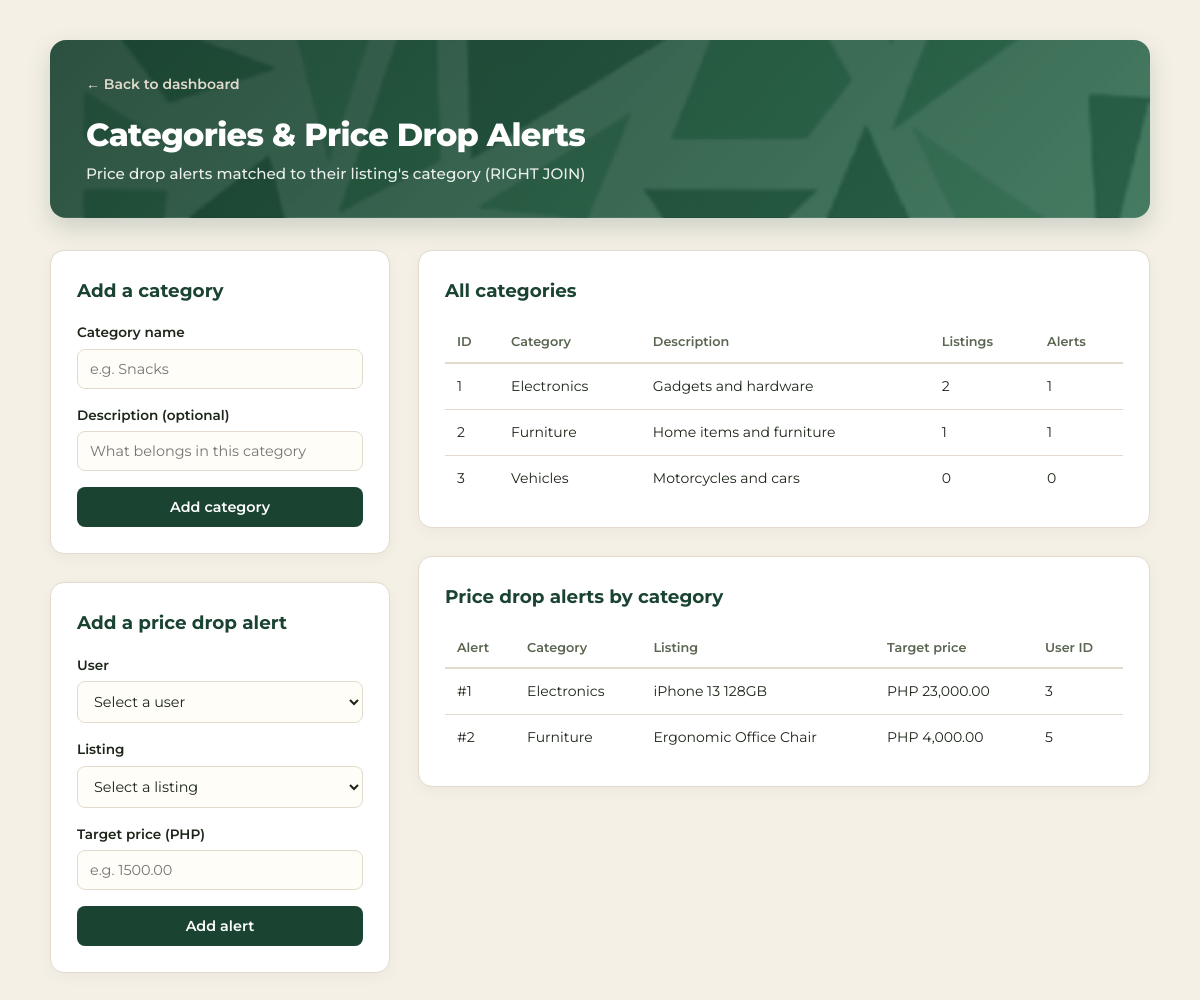
Before: /dinglasan.php with the older database file.
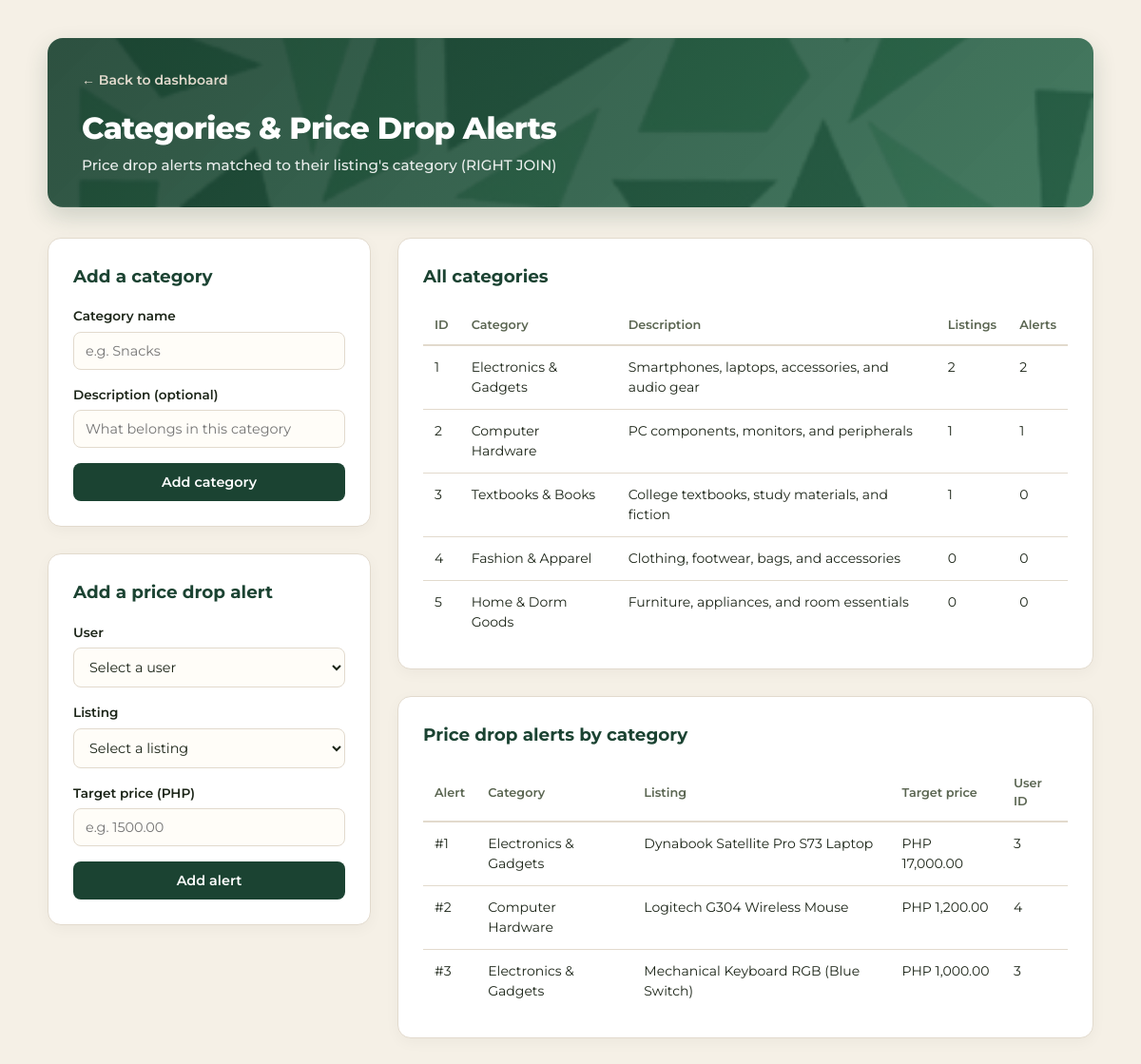
After: the same page with the newer database file.
### tables this page shows
CREATE TABLE categories (
    id            INT AUTO_INCREMENT PRIMARY KEY,
    category_name VARCHAR(100) NOT NULL UNIQUE,
    description   VARCHAR(255)
);

CREATE TABLE price_drop_alerts (
    id           INT AUTO_INCREMENT PRIMARY KEY,
    user_id      INT NOT NULL,
    listing_id   INT NOT NULL,
    target_price DECIMAL(10,2) NOT NULL CHECK (target_price > 0),
    created_at   TIMESTAMP DEFAULT CURRENT_TIMESTAMP,
    UNIQUE KEY uq_alert_user_listing (user_id, listing_id),
    FOREIGN KEY (user_id)    REFERENCES users(id)    ON DELETE CASCADE,
    FOREIGN KEY (listing_id) REFERENCES listings(id) ON DELETE CASCADE
);

CREATE TABLE listings (
    id           INT AUTO_INCREMENT PRIMARY KEY,
    seller_id    INT NOT NULL,
    category_id  INT NOT NULL,
    condition_id INT NOT NULL,
    title        VARCHAR(150) NOT NULL,
    description  TEXT,
    price        DECIMAL(10,2) NOT NULL CHECK (price > 0),
    status       ENUM('active','reserved','sold','archived') NOT NULL DEFAULT 'active',
    created_at   TIMESTAMP DEFAULT CURRENT_TIMESTAMP,
    FOREIGN KEY (seller_id)    REFERENCES users(id)           ON DELETE CASCADE,
    FOREIGN KEY (category_id)  REFERENCES categories(id)      ON DELETE RESTRICT,
    FOREIGN KEY (condition_id) REFERENCES item_conditions(id) ON DELETE RESTRICT
);

### dinglasan.php (the view, shortened to what the changed rows need)
<?php
require_once 'config/db.php';
$sql = "
    SELECT c.category_name,
           l.title AS listing_title,
           pda.id AS alert_id,
           pda.target_price,
           pda.user_id
    FROM categories c
    RIGHT JOIN listings l ON c.id = l.category_id
    RIGHT JOIN price_drop_alerts pda ON l.id = pda.listing_id
    ORDER BY pda.id ASC
";
$alerts = $pdo->query($sql)->fetchAll();
$sqlCategories = "
    SELECT c.id AS category_id,
           c.category_name,
           c.description,
           COUNT(DISTINCT l.id)   AS listing_count,
           COUNT(DISTINCT pda.id) AS alert_count
    FROM price_drop_alerts pda
    RIGHT JOIN listings l ON l.id = pda.listing_id
    RIGHT JOIN categories c ON c.id = l.category_id
    GROUP BY c.id, c.category_name, c.description
    ORDER BY c.id ASC
";
$categories = $pdo->query($sqlCategories)->fetchAll();
?>
<!DOCTYPE html>
<html lang="en">
<head>
</head>
<body>
    <div class="container">
        <div class="header-banner">
            <h1>Categories &amp; Price Drop Alerts</h1>
        </div>
        <div class="layout-grid">
            <div style="display: grid; gap: 28px;">
            <div class="card">
                <div class="table-wrap">
                    <table>
                        <thead>
                            <tr>
                                <th>ID</th>
                                <th>Category</th>
                                <th>Description</th>
                                <th>Listings</th>
                                <th>Alerts</th>
                            </tr>
                        </thead>
                        <tbody>
                            <?php if (empty($categories)): ?>
                                <tr>
                                    <td colspan="5" class="empty">No categories yet. Add one on the left.</td>
                                </tr>
                            <?php else: ?>
                                <?php foreach ($categories as $c): ?>
                                    <tr>
                                        <td><?= (int)$c['category_id'] ?></td>
                                        <td><?= htmlspecialchars($c['category_name']) ?></td>
                                        <td>
                                            <?= $c['description'] !== null && $c['description'] !== ''
                                                ? htmlspecialchars($c['description'])
                                                : '<span class="muted">-</span>' ?>
                                        </td>
                                        <td><?= (int)$c['listing_count'] ?></td>
                                        <td><?= (int)$c['alert_count'] ?></td>
                                    </tr>
                                <?php endforeach; ?>
                            <?php endif; ?>
                        </tbody>
                    </table>
                </div>
            </div>
            <div class="card">
                <div class="table-wrap">
                    <table>
                        <thead>
                            <tr>
                                <th>Alert</th>
                                <th>Category</th>
                                <th>Listing</th>
                                <th>Target price</th>
                                <th>User ID</th>
                            </tr>
                        </thead>
                        <tbody>
                            <?php if (empty($alerts)): ?>
                                <tr>
                                    <td colspan="5" class="empty">
                                        No price drop alerts yet. Import database/seed.sql to see data.
                                    </td>
                                </tr>
                            <?php else: ?>
                                <?php foreach ($alerts as $a): ?>
                                    <tr>
                                        <td>#<?= (int)$a['alert_id'] ?></td>
                                        <td>
                                            <?= $a['category_name'] !== null
                                                ? htmlspecialchars($a['category_name'])
                                                : '<span class="muted">No category</span>' ?>
                                        </td>
                                        <td>
                                            <?= $a['listing_title'] !== null
                                                ? htmlspecialchars($a['listing_title'])
                                                : '<span class="muted">-</span>' ?>
                                        </td>
                                        <td>PHP <?= number_format((float)$a['target_price'], 2) ?></td>
                                        <td><?= (int)$a['user_id'] ?></td>
                                    </tr>
                                <?php endforeach; ?>
                            <?php endif; ?>
                        </tbody>
                    </table>
                </div>
            </div>
            </div>
        </div>
    </div>
</body>
</html>

Changed rows visible on the page:
now on one of the page's lists (row edited): categories: price_drop_alerts.id "3", category_name "Electronics & Gadgets", listings.title "Mechanical Keyboard RGB (Blue Switch)", price_drop_alerts.target_price "1,000.00", price_drop_alerts.user_id "3"
changed categories id 1: category_name "Electronics" → "Electronics & Gadgets"; description "Gadgets and hardware" → "Smartphones, laptops, accessories, and audio gear"; alert_count "1" → "2"; listings.title "iPhone 13 128GB" → "Dynabook Satellite Pro S73 Laptop"; price_drop_alerts.target_price "23,000.00" → "17,000.00"
changed categories id 2: category_name "Furniture" → "Computer Hardware"; description "Home items and furniture" → "PC components, monitors, and peripherals"; listings.title "Ergonomic Office Chair" → "Logitech G304 Wireless Mouse"; price_drop_alerts.target_price "4,000.00" → "1,200.00"; price_drop_alerts.user_id "5" → "4"
changed categories id 3: category_name "Vehicles" → "Textbooks & Books"; description "Motorcycles and cars" → "College textbooks, study materials, and fiction"; listing_count "0" → "1"
added categories: id "4", category_name "Fashion & Apparel", description "Clothing, footwear, bags, and accessories", listing_count "0", alert_count "0", shown under "All categories"
added categories: id "5", category_name "Home & Dorm Goods", description "Furniture, appliances, and room essentials", listing_count "0", alert_count "0", shown under "All categories"
